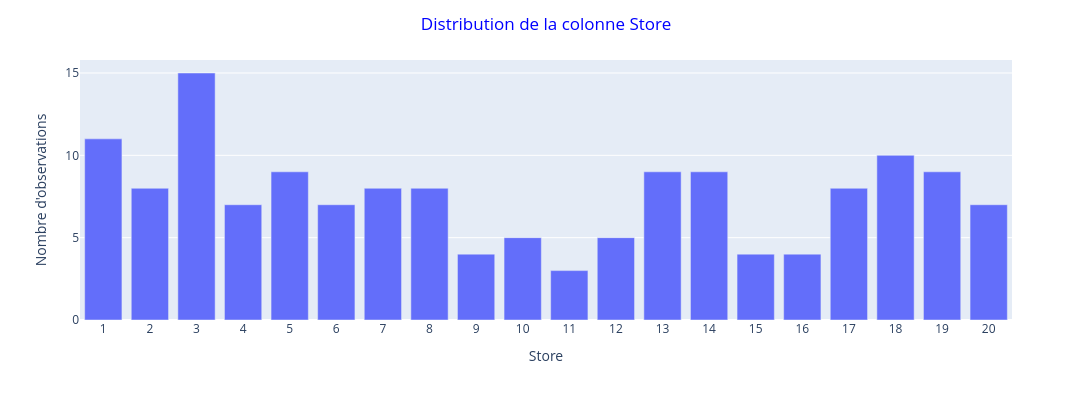
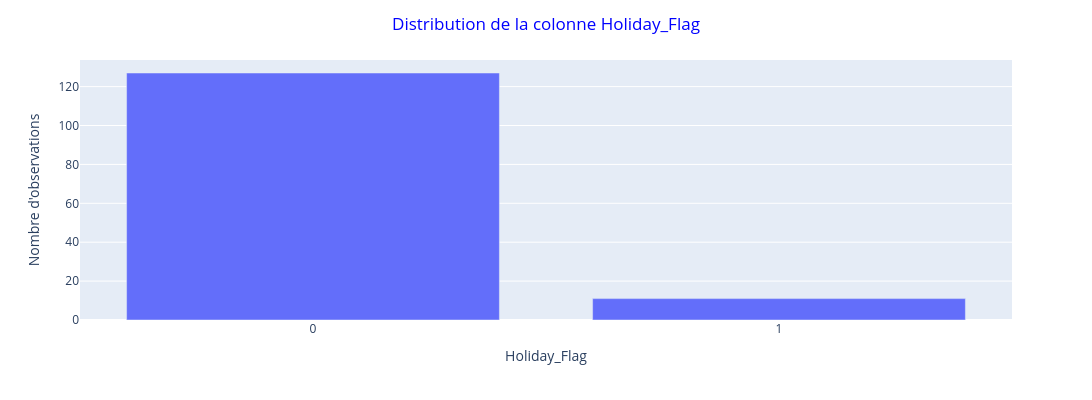

The cell these charts' notebook holds for them, in order:
### Markdown cell above
**Distribution des colonnes catégorielles**

### Code cell
categorical_col = ['Store', 'Holiday_Flag']

for column in categorical_col: 
    counts = df[column].value_counts().reset_index()
    counts.columns = [column, 'Total']
    counts[column] = counts[column].astype(int)
    counts= counts.sort_values(column, ascending=True)
    cat_dist = px.bar(counts, x=column, y='Total')
    cat_dist.update_xaxes(type='category', categoryorder='array', categoryarray=counts[column])
    cat_dist.update_layout(
        title= dict(text=f'Distribution de la colonne {column}', x=0.5, font_color='blue'), 
        yaxis=dict(title='Nombre d\'observations'),
        showlegend=False, 
        autosize=False, 
        width=1200, 
        height=400
    )
    cat_dist.show()

### Figure 1 — Plotly figure (JSON) as saved in the notebook; plotly's stock layout.template omitted (floating-point values rounded to 4 significant figures)
{"data": [{"hovertemplate": "Store=%{x}<br>Total=%{y}<extra></extra>", "legendgroup": "", "marker": {"color": "#636efa", "pattern": {"shape": ""}}, "name": "", "orientation": "v", "showlegend": false, "textposition": "auto", "type": "bar", "x": [1, 2, 3, 4, 5, 6, 7, 8, 9, 10, 11, 12, 13, 14, 15, 16, 17, 18, 19, 20], "xaxis": "x", "y": [11, 8, 15, 7, 9, 7, 8, 8, 4, 5, 3, 5, 9, 9, 4, 4, 8, 10, 9, 7], "yaxis": "y"}], "layout": {"autosize": false, "barmode": "relative", "height": 400, "legend": {"tracegroupgap": 0}, "margin": {"t": 60}, "showlegend": false, "title": {"font": {"color": "blue"}, "text": "Distribution de la colonne Store", "x": 0.5}, "width": 1200, "xaxis": {"anchor": "y", "categoryarray": [1, 2, 3, 4, 5, 6, 7, 8, 9, 10, 11, 12, 13, 14, 15, 16, 17, 18, 19, 20], "categoryorder": "array", "domain": [0, 1], "title": {"text": "Store"}, "type": "category"}, "yaxis": {"anchor": "x", "domain": [0, 1], "title": {"text": "Nombre d'observations"}}}}

### Figure 2 — Plotly figure (JSON) as saved in the notebook; plotly's stock layout.template omitted (floating-point values rounded to 4 significant figures)
{"data": [{"hovertemplate": "Holiday_Flag=%{x}<br>Total=%{y}<extra></extra>", "legendgroup": "", "marker": {"color": "#636efa", "pattern": {"shape": ""}}, "name": "", "orientation": "v", "showlegend": false, "textposition": "auto", "type": "bar", "x": [0, 1], "xaxis": "x", "y": [127, 11], "yaxis": "y"}], "layout": {"autosize": false, "barmode": "relative", "height": 400, "legend": {"tracegroupgap": 0}, "margin": {"t": 60}, "showlegend": false, "title": {"font": {"color": "blue"}, "text": "Distribution de la colonne Holiday_Flag", "x": 0.5}, "width": 1200, "xaxis": {"anchor": "y", "categoryarray": [0, 1], "categoryorder": "array", "domain": [0, 1], "title": {"text": "Holiday_Flag"}, "type": "category"}, "yaxis": {"anchor": "x", "domain": [0, 1], "title": {"text": "Nombre d'observations"}}}}
